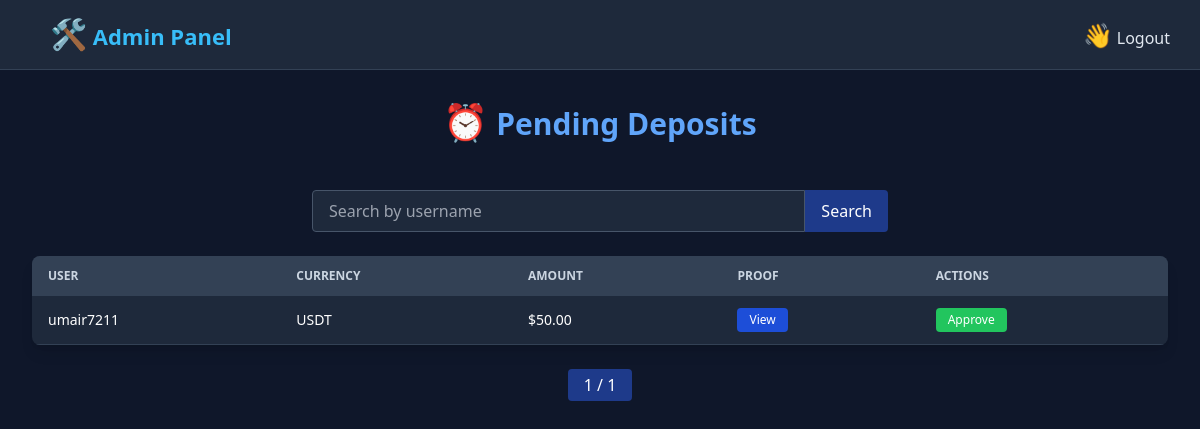
Screenshot of /ad/deposits/ with the database file from the repository.
### powerdigital_app/models.py (models this page shows, shortened)
class Deposit(models.Model):
    user = models.ForeignKey(User, on_delete=models.CASCADE, related_name='deposits')
    currency = models.CharField(max_length=10, choices=[
        ('USDT', 'USDT'),
        ('BTC', 'BTC'),
        ('ETH', 'ETH'),
        ('TRX', 'TRX'),
        ('ETC', 'ETC'),
        ('BNB', 'BNB'),
        ('DOGE', 'DOGE'),
        ('DOT', 'DOT'),
        ('APT', 'APT'),
        ('TON', 'TON'),
        ('ICP', 'ICP'),
        ('SHIB', 'SHIB'),
        ('ITC', 'ITC'),
        ('HT', 'HT'),
    ])
    amount = models.DecimalField(max_digits=20, decimal_places=2)
    payment_proof = models.ImageField(upload_to='deposits/')
    is_approved = models.BooleanField(default=False)
    created_at = models.DateTimeField(auto_now_add=True)

### powerdigital_app/views.py (the view)
# urls.py: path('ad/deposits/', views.admin_deposit_list, name='admin_deposits'),
def admin_deposit_list(request):
    query = request.GET.get('q', '')
    deposits = Deposit.objects.filter(is_approved=False).order_by('-created_at')
    if query:
        deposits = deposits.filter(Q(user__username__icontains=query))
    paginator = Paginator(deposits, 10)  # Show 10 per page
    page_number = request.GET.get('page')
    page_obj = paginator.get_page(page_number)
    return render(request, 'admins/deposit_review.html', {
        'page_obj': page_obj,
        'query': query
    })

### powerdigital_app/templates/admins/deposit_review.html (shortened to what this page needs)
{% extends 'admins/admin_base.html' %}
{% block content %}
{% load static %}
<!DOCTYPE html>
<html lang="en">
<head>
  <script src="https://cdn.tailwindcss.com"></script>
</head>
<body class="bg-slate-900 text-white font-sans">
  <div class="max-w-7xl mx-auto p-4 sm:p-6 lg:p-8">
    <h2 class="text-2xl sm:text-3xl font-bold text-blue-400 text-center mb-6">
     <span class="text-4xl">⏰</span> Pending Deposits
    </h2>
    <br>
    <form method="get" class="max-w-xl mx-auto mb-6 flex">
      <input
        type="text"
        name="q"
        placeholder="Search by username"
        value="{{ query }}"
        class="flex-1 px-4 py-2 rounded-l bg-slate-800 text-white border border-slate-600 focus:outline-none"
      >
      <button class="bg-blue-900 hover:bg-blue-700 text-white px-4 rounded-r" type="submit">
        Search
      </button>
    </form>
    <div class="overflow-x-auto rounded-lg shadow-lg bg-slate-800">
      <table class="min-w-full text-sm">
        <thead class="bg-slate-700 text-slate-300 uppercase text-xs">
          <tr>
            <th class="px-4 py-3 text-left">User</th>
            <th class="px-4 py-3 text-left">Currency</th>
            <th class="px-4 py-3 text-left">Amount</th>
            <th class="px-4 py-3 text-left">Proof</th>
            <th class="px-4 py-3 text-left">Actions</th>
          </tr>
        </thead>
        <tbody>
          {% for deposit in page_obj %}
          <tr class="border-b border-slate-700 hover:bg-slate-700/50">
            <td class="px-4 py-3">{{ deposit.user.username }}</td>
            <td class="px-4 py-3">{{ deposit.currency }}</td>
            <td class="px-4 py-3">${{ deposit.amount }}</td>
            <td class="px-4 py-3">
              <a href="{{ deposit.payment_proof.url }}" target="_blank"
                 class="inline-block px-3 py-1 bg-blue-700 text-white rounded hover:bg-blue-800 text-xs font-medium">
                View
              </a>
            </td>
            <td class="px-4 py-3">
              <a href="{% url 'approve_deposit' deposit.id %}"
                 class="inline-block px-3 py-1 bg-green-500 text-white rounded hover:bg-green-600 text-xs font-medium">
                Approve
              </a>
            </td>
          </tr>
          {% empty %}
          <tr>
            <td colspan="5" class="text-center text-slate-400 py-6">
              No pending deposits found.
            </td>
          </tr>
          {% endfor %}
        </tbody>
      </table>
    </div>
    <div class="flex justify-center mt-6 space-x-2">
      <span class="px-4 py-1 bg-blue-900 text-white rounded">{{ page_obj.number }} / {{ page_obj.paginator.num_pages }}</span>
    </div>
  </div>
</body>
</html>
{% endblock %}

### powerdigital_app/templates/admins/admin_base.html (style rules this page uses)
body { margin: 0; font-family: "Segoe UI", Tahoma, Geneva, Verdana, sans-serif; background-color: #0f172a; color: #e2e8f0; }

### rows the page displays
Deposit: user.username "umair7211", currency "USDT", amount "50.00"

### other values shown
{{ page_obj.number }} "1"
{{ page_obj.paginator.num_pages }} "1"
